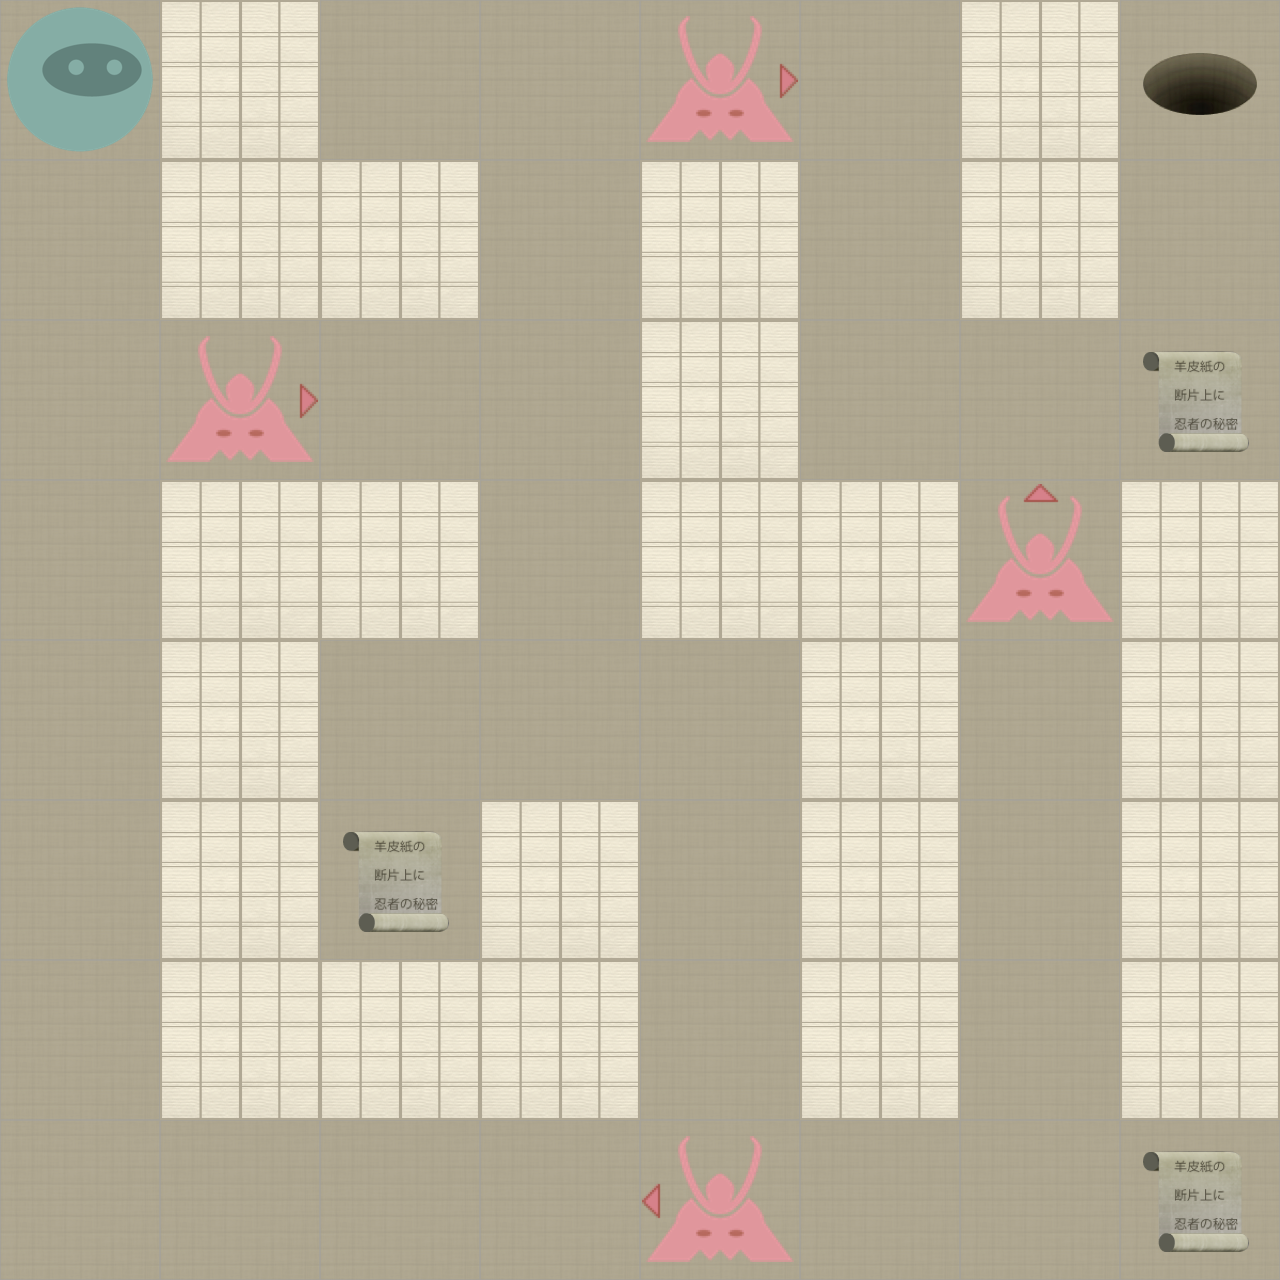

The image is a tile-based game level rendered from a .tmx file. Its description and source (layers, tilesets, objects; grid data summarised) follow:
An orthogonal 8x8 tile map with 160x160 px tiles, 2 tile layers (Level, Actors).

<map version="1.0" orientation="orthogonal" width="8" height="8" tilewidth="160" tileheight="160">
 <properties>
  <property name="moves" value="25" />
 </properties>
 <tileset firstgid="1" name="tiles" tilewidth="160" tileheight="160" spacing="2" margin="2">
  <image source="tiles-ipadhd.png" width="1024" height="1024" />
  <tile id="0">
   <properties>
    <property name="actor" value="exit" />
   </properties>
  </tile>
  <tile id="2">
   <properties>
    <property name="actor" value="guard" />
    <property name="direction" value="down" />
   </properties>
  </tile>
  <tile id="3">
   <properties>
    <property name="actor" value="guard" />
    <property name="direction" value="left" />
   </properties>
  </tile>
  <tile id="4">
   <properties>
    <property name="actor" value="guard" />
    <property name="direction" value="right" />
   </properties>
  </tile>
  <tile id="5">
   <properties>
    <property name="actor" value="guard" />
    <property name="direction" value="up" />
   </properties>
  </tile>
  <tile id="7">
   <properties>
    <property name="actor" value="player" />
   </properties>
  </tile>
  <tile id="8">
   <properties>
    <property name="actor" value="scroll" />
   </properties>
  </tile>
  <tile id="9">
   <properties>
    <property name="wall" value="1" />
   </properties>
  </tile>
 </tileset>
 <layer name="Level" width="8" height="8">
  <data>[64 cells, 64 non-empty, 2 distinct tile ids]</data>
 </layer>
 <layer name="Actors" width="8" height="8">
  <data>[64 cells, 9 non-empty, 6 distinct tile ids]</data>
 </layer>
</map>
